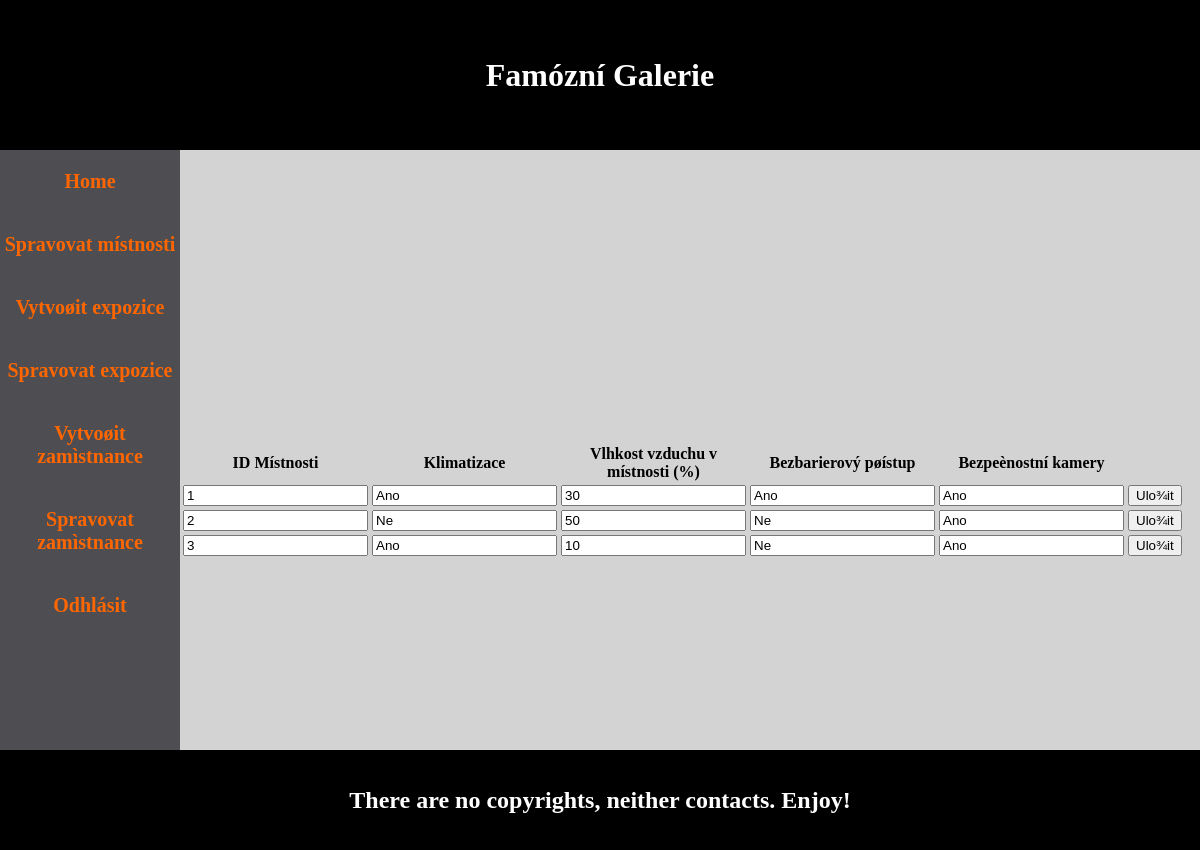
Page /?admin=1 (signed in) on the committed database.
### tables this page shows
CREATE TABLE `Mistnost` (
	`IDMistnosti`	int NOT NULL,
	`klimatizace`	varchar(10),
	`vlhkost_vzduchu`	int,
	`bezbarierovy_pristup` varchar(10),
	`bezpecnostni_kamery` varchar(10),
	PRIMARY KEY (`IDMistnosti`)
);

### admin.php (the view, shortened to what this page needs)
<?
 function admin($databaze, $stranka){
?>
<div class="layout_content_wrap">
	<div class="menu">
		<ul>
			<li <?if($stranka==0){?>class="selected"<?}?>><a href="?admin=0">Home</a></li>
			<li <?if($stranka==1){?>class="selected"<?}?>><a href="?admin=1">Spravovat místnosti</a></li>
			<li <?if($stranka==2){?>class="selected"<?}?>><a href="?admin=2">Vytvoøit expozice</a></li>
			<li <?if($stranka==3){?>class="selected"<?}?>><a href="?admin=3">Spravovat expozice</a></li>
			<li <?if($stranka==3){?>class="selected"<?}?>><a href="?admin=6">Vytvoøit zamìstnance</a></li>
			<li <?if($stranka==3){?>class="selected"<?}?>><a href="?admin=7">Spravovat zamìstnance</a></li>
			<li <?if($stranka==4){?>class="selected"<?}?>><a href="?admin=4">Odhlásit</a></li>
		</ul>
	</div>
	<div class="layout_content_outer">
	<div class="layout_content_middle">
	<div class="layout_content_inner">
<?
	switch($stranka){
?>
<?
	case 1:
		$dotaz="SELECT * FROM Mistnost";
		$odpoved=mysql_query($dotaz, $databaze);
?>
		<table style="width:90%">
			<tr>
				<th>ID Místnosti</th>
				<th>Klimatizace</th>
				<th>Vlhkost vzduchu v místnosti (%)</th>
				<th>Bezbarierový pøístup</th>
				<th>Bezpeènostní kamery</th>
			</tr>
			<?while($vysledek=mysql_fetch_array($odpoved, MYSQL_ASSOC)){?>
			<tr>
				<form method="POST">
					<td><input type="text" name="id_mistnosti_sprava" value="<?echo $vysledek["IDMistnosti"]?>" readonly /></td>
					<td><input type="text" name="klimatizace_sprava" value="<?echo $vysledek["klimatizace"]?>"/></td>
					<td><input type="text" name="vlhkost_vzduchu_sprava" value="<?echo $vysledek["vlhkost_vzduchu"]?>"/></td>
					<td><input type="text" name="bezbarierovy_pristup_sprava" value="<?echo $vysledek["bezbarierovy_pristup"]?>"/></td>
					<td><input type="text" name="bezpecnostni_kamery_sprava" value="<?echo $vysledek["bezpecnostni_kamery"]?>"/></td>
					<td><input type="submit" name="mistnost_zmenena" value="Ulo¾it"/></td>
				</form>
			</tr>
			<?}?>
		</table>
<?
		break;
?>
<?
	}
?>
<?
 }
?>

### styl.css (style rules this page uses)
* { margin: 0; }
div { margin: 0 auto; }
.main_container { height:100%; width:100%; background-color:lightgrey; }
.zahlavi { height:150px; width:100%; color:white; background-color:black; margin:auto; padding:auto; text-align:center; vertical-align:middle; }
.zahlavi_nadpis { line-height:150px; vertical-align:middle; text-align:center; }
.menu { float:left; width:15%; height:700px; background-color:silver; padding:0px; }
.menu ul { float:left; width:100%; height:100%; display: block; list-style-type: none; background-color:#4e4e52; vertical-align:middle; margin: 0; padding: 0; }
.menu ul li { display:block; padding:20px 0px 20px 0px; text-align:center; vertical-align:middle; }
.menu ul li a:link { color:#ff6600; text-decoration: none; font-size:20px; font-weight:bold; }
.layout_content_wrap { width: 100%; height:700px; background-color: lightgrey; padding:0px; }
.layout_content_outer { float:left; display:table; height:700px; width:85%; background-color:lightgrey; }
.layout_content_middle { display: table-cell; vertical-align: middle; }
.layout_content_inner { text-align:center; vertical-align:middle; margin-left: auto; margin-right: auto; width:100%; }
.zapati { position:fixed; height:100px; width:100%; background-color:black; color:white; bottom:0px; left:0px; right:0px; margin-bottom:0px; }
.zapati_nadpis { line-height:100px; vertical-align:middle; text-align:center; }

### rows in the picture
mistnost: id_mistnosti_sprava "1", klimatizace_sprava "Ano", vlhkost_vzduchu_sprava "30", bezbarierovy_pristup_sprava "Ano", bezpecnostni_kamery_sprava "Ano"
mistnost: id_mistnosti_sprava "2", klimatizace_sprava "Ne", vlhkost_vzduchu_sprava "50", bezbarierovy_pristup_sprava "Ne", bezpecnostni_kamery_sprava "Ano"
mistnost: id_mistnosti_sprava "3", klimatizace_sprava "Ano", vlhkost_vzduchu_sprava "10", bezbarierovy_pristup_sprava "Ne", bezpecnostni_kamery_sprava "Ano"
